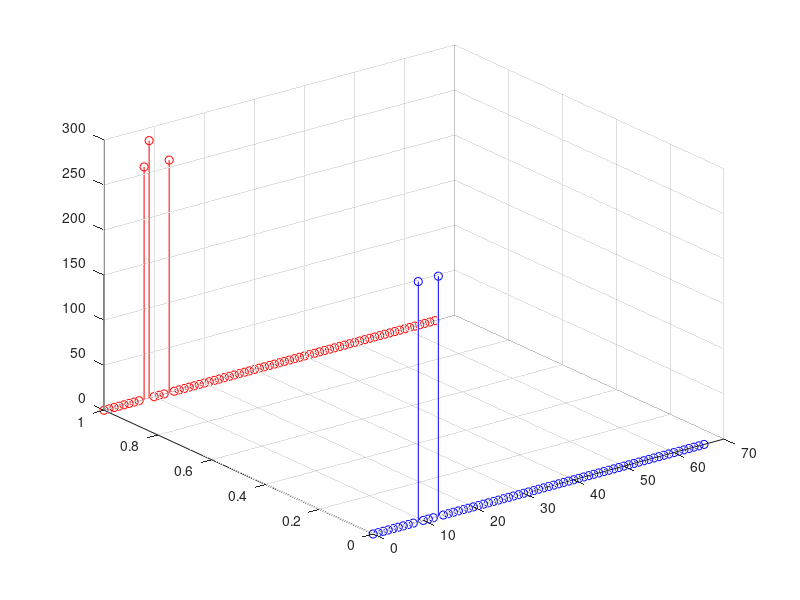

This figure's MATLAB source:
#! /usr/bin/octave -qf
1;
clear all;

# Calcula la cantidad de veces que la grafica corta al eje x
function [corta] = count_cortes(S)

    corta = 0;
    
    signo = sign(S);
    banda = signo(1);
    
    for l = 2 : length(S)
        
        if (signo(l))
            if (banda != 0 && (banda == signo(l)*-1))
                corta += 1;
                banda = signo(l);
            else                 
                banda = signo(l);
            endif
        endif
    
    endfor
   
    return;

endfunction

# Le paso el pitch en muestras, y la fm, y me retorna su valor en hertz
# Suponiendo que las muestras estaban en el dominio temporal
function [pitch] = get_pitch_hertz(old_pitch, fm)

    pitch = 1 / (old_pitch * 1 / fm);
    
    # Si el pitch esta fuera del rango humano (50 ~ 400 Hz), devolvemos cero
    minfrec = 100;
    maxfrec = 400;
    
    if ( pitch > maxfrec || pitch < minfrec )
        pitch = 0;
    endif

    return;

endfunction

# Le pasas una senal y su frec de muestre, y devuelve el segundo pico mas alto (pitch)
# y la autocorrelacion

function [ pitch ] = pitch_autocorr(S, fm)

    [ autocorr, lag ] = xcorr(S);
    
    # Cuento la cantidad de muestras que quedan en cero

    m_ceros = runlength(lag >= 0)(1);
    
    # Nos quedamos con el lado derecho, y sin el pico de energia en el medio
    right_acorr = autocorr .* (lag > 1);
    
    [maxvalue, idx] = max(right_acorr);
    
    pitch = get_pitch_hertz((idx - m_ceros), fm);       
    
    return;

endfunction

# Hace el analisis por estimacion en el Cepstrum

function [ pitch ] = pitch_cepstrum(S, fm)

    y = fft(S);
    c = ifft(log(abs(y)));
    
    N = length(c);
    
    # Al ser simetrica, tomamos la primera mitad
    
    N_2 = floor(N/2);
    
    c_sim = c(1 : N_2);
    
    # Mido el pico luego de los 2 primeros msec (500Hz en adelante)
    # n * Tm = msec -> n = msec / Tm = msec * fm
    
    msec = 2e-3;
    start_here = msec * fm;
    
    c_considerar = c_sim(start_here : length(c_sim));
    
    # Ahora tomo el valor del pico mas alto (el segundo pico en realidad)
    [maxvalue, idx] = max(c_considerar);
    
    pitch = get_pitch_hertz((idx + start_here), fm);
    
    return;

endfunction

# Funcion base, le paso una senal, de voz retorna las estimaciones de pitch y muestra grafica
# La uso para llamarla varias veces con senales contaminadas con ruido

function [pitch_a, pitch_c] = analizar_pitchs(voice, fm, plotear = true)

    Tm = 1/fm;

    N = length(voice);

    tiempo = 0 : Tm : N * Tm - Tm;

    # Ventana de Hamming
    a0 = 0.53836;
    a1 = 0.46164;

    # Tamano de ventana en muestras (Tm * msec)
    msec = 40e-3;
    h_size = fm * msec;

    n = 0 : h_size - 1;
        
    v_hamming = a0 - a1 * cos((2 * pi * n) / (N - 1));

    # Estimacion de pitch 

    for M = 1 : N / h_size

        # Corto en segmentos la senal

        muestras(M, :) = voice((h_size * M - h_size + 1) : (h_size * M));
        
        # Me fijo cuantas veces corta el eje x #
        
        corta(M) = count_cortes(muestras(M,:));
        
        # Booleano que separa las sordas de las sonoras (1: sonoro, 0: sordo)
        
        max_frec_admitida = 90;
        min_ener_admitida = 0.1;
        
        if ( corta(M) > max_frec_admitida || max(xcorr(muestras(M, :))) < min_ener_admitida)        
            booleano(M) = 0;            
        else 
            booleano(M) = 1;       
        endif  
        
        # Hago las estimaciones si es sonora
        
        if (booleano(M))
        
            pitch_a(M) = pitch_autocorr(muestras(M, :), fm);            
            pitch_c(M) = pitch_cepstrum(muestras(M, :), fm);
        
        else 
            
            pitch_c(M) = pitch_a(M) = 0;
        
        endif                          
        
    endfor

    # Muestro una grafica 3D con ambas estimaciones de pitch (azul cepstrum, rojo autocorrelacion)

    N = length(pitch_a);    
    x = 0 : N - 1;
    
    if (plotear)
        clf; 
        stem3(x, zeros(1, N), pitch_c, 'b'); 
        hold on; 
        stem3(x, ones(1, N), pitch_a, 'r');
        hold off;
    endif
    
    return;
    
endfunction

# Le pasamos una senial, su fm, y una cantidad de ruido en db, devuelve la senial contaminada

function [ contaminada ] = add_noise(senial, fm, db)
    
    Tm = 1/fm;
    
    ini = 0;
    fin = length(senial) * Tm;

    t = ini : Tm : fin - Tm;
    N = length(t);
    
    var_ruido = 0.1;
    ruido = -var_ruido + rand(1, length(t)) * (var_ruido * 2);

    potencia_senial = 1/N * sum(senial.^2);
    potencia_ruido = 1/N * sum(ruido.^2);
    
    alpha = sqrt(potencia_senial / ( potencia_ruido * 10^(db / 10)));
    contaminada = senial + ruido * alpha;

    return;

endfunction

##################################################################################################
# SCRIPT

# Como se llama el mar que bana a Valencia?
voice = load("sent.txt")';

fm = 8000;

analizar_pitchs(voice, fm, false);

# Analicemos los casos con ruido

voice_0db = add_noise(voice, fm, 0);
voice_20db = add_noise(voice, fm, 20);
voice_50db = add_noise(voice, fm, 50);

analizar_pitchs(voice_0db, fm);
